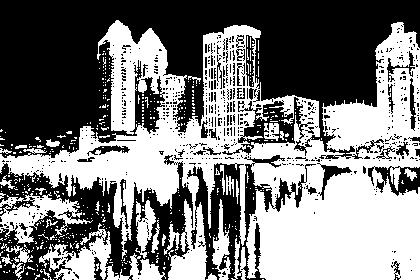
#> input picture hw1/images/exclusion.jpg, 420 x 280 px
$ python crop.py --input ../../hw1/images/exclusion.jpg
#> lines starting #> are read from the running program, lines starting #| are printed output that depends on the picture; after the words box and inside, x2 and y2 are one past the last pixel; in counts of white or black regions, pixels touching at a corner belong together
import cv2
import glob
import random
import imutils
import pathlib
import argparse
import numpy as np
import matplotlib.pyplot as plt
from tqdm import tqdm

if __name__ == '__main__':
    # python3 crop.py --input ../lake/panorama.jpg --output ../lake/panorama_crop.jpg
    # python3 crop.py --input ../mountain/panorama.jpg --output ../mountain/panorama_crop.jpg
    parser = argparse.ArgumentParser(description='Crop panorama to rectangle.')
    parser.add_argument('--input', help='Path to the input image.')
    parser.add_argument('--output', help='Path to the output image.')
    args = parser.parse_args()

    print('Crop panorama')
    panorama = cv2.imread(args.input)
#> panorama is the input picture: shape (280, 420, 3); min 0, max 255, mean 123.9
    panorama_crop = cv2.copyMakeBorder(panorama, 10, 10, 10, 10, cv2.BORDER_CONSTANT, (0, 0, 0))
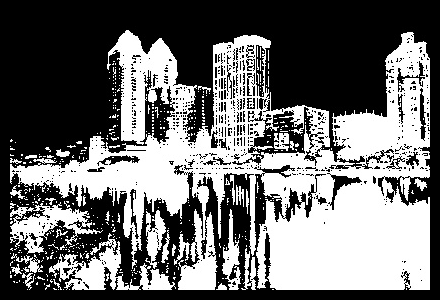
#> panorama_crop: shape (300, 440, 3); min 0, max 255, mean 110.4
    gray = cv2.cvtColor(panorama_crop, cv2.COLOR_BGR2GRAY)
    thresh = cv2.threshold(gray, 0, 255, cv2.THRESH_BINARY)[1]
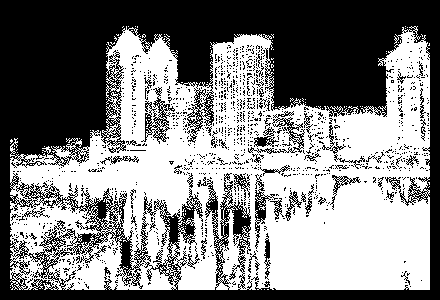
#> thresh: shape (300, 440); 51.6% white; 1126 black regions (1067 under 20 px)

    cnts = cv2.findContours(thresh.copy(), cv2.RETR_EXTERNAL, cv2.CHAIN_APPROX_SIMPLE)
#> cnts = 62 contours, 61 with area under 20; largest, box (x1, y1, x2, y2) and area: (10, 26, 430, 290) 83686
    cnts = imutils.grab_contours(cnts)
    c = max(cnts, key=cv2.contourArea)
#> c = contour of 1806 points, box (x1, y1, x2, y2) (10, 26, 430, 290), area 83686

    mask = np.zeros(thresh.shape, dtype='uint8')
    (x, y, w, h) = cv2.boundingRect(c)
#> x = 10; y = 26; w = 420; h = 264
    cv2.rectangle(mask, (x, y), (x + w, y + h), 255, -1)
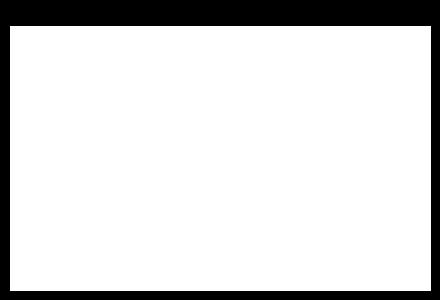
#> mask: shape (300, 440); 84.5% white; 1 black region, box (x1, y1, x2, y2) and area: (0, 0, 440, 300) 20435

    minRect = mask.copy()
    sub = mask.copy()
    while cv2.countNonZero(sub) > 0:
        minRect = cv2.erode(minRect, None)
        sub = cv2.subtract(minRect, thresh)
#> this loop made 133 passes
#> pass 1, `minRect = cv2.erode(minRect, None)`:
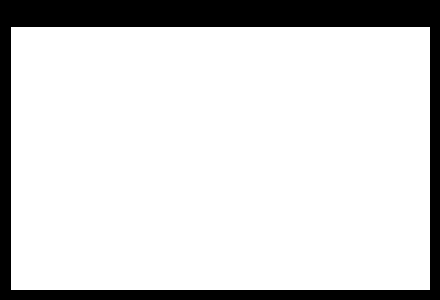
#> minRect: shape (300, 440); 83.5% white; 1 black region, box (x1, y1, x2, y2) and area: (0, 0, 440, 300) 21803
#> pass 1, `sub = cv2.subtract(minRect, thresh)`:
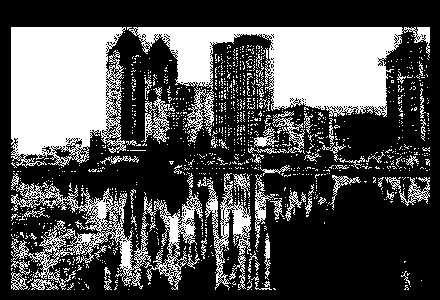
#> sub: shape (300, 440); 31.9% white; 1155 white regions (1086 under 20 px), largest, box (x1, y1, x2, y2) and area: (127, 27, 430, 143) 13969, (11, 27, 126, 168) 12879, (11, 182, 203, 290) 5388
#> pass 2, `minRect = cv2.erode(minRect, None)`:
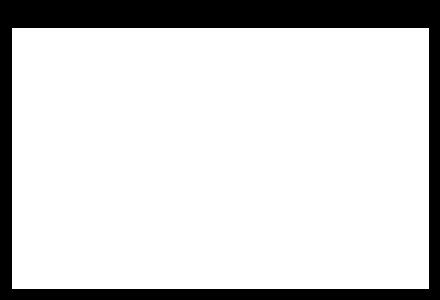
#> minRect: shape (300, 440); 82.5% white; 1 black region, box (x1, y1, x2, y2) and area: (0, 0, 440, 300) 23163
#> pass 2, `sub = cv2.subtract(minRect, thresh)`:
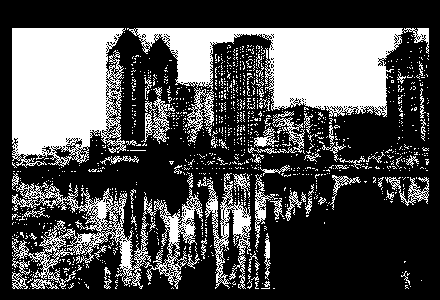
#> sub: shape (300, 440); 31.4% white; 1153 white regions (1086 under 20 px), largest, box (x1, y1, x2, y2) and area: (127, 28, 429, 143) 13651, (12, 28, 126, 168) 12647, (12, 182, 203, 289) 5362
#> after the loop: minRect: shape (300, 440); every value is 0

    cnts = cv2.findContours(minRect.copy(), cv2.RETR_EXTERNAL, cv2.CHAIN_APPROX_SIMPLE)
#> cnts = 0 contours
    cnts = imutils.grab_contours(cnts)
#> cnts = []
#> (the run stopped early here; a loop or call above may not have finished)

$ run again, on hw1/images/level_5.jpg
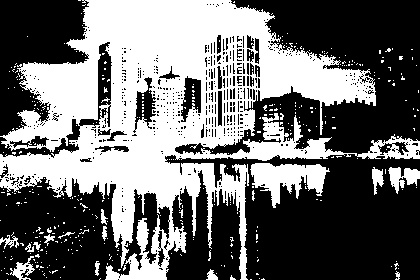
#> input picture hw1/images/level_5.jpg, 420 x 280 px
#> panorama is the input picture: shape (280, 420, 3); min 0, max 255, mean 110
#> `thresh = cv2.threshold(gray, 0, 255, cv2.THRESH_BINARY)[1]`:
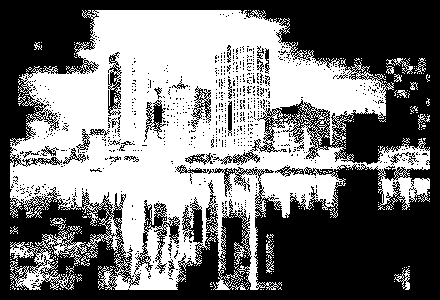
#> thresh: shape (300, 440); 46.9% white; 340 white regions (319 under 20 px)
#> `cnts = cv2.findContours(thresh.copy(), cv2.RETR_EXTERNAL, cv2.CHAIN_AP..`: cnts = 294 contours, 282 with area under 20; largest, box (x1, y1, x2, y2) and area: (10, 10, 430, 290) 67109, (10, 230, 87, 290) 1766, (394, 268, 410, 290) 112, (234, 242, 247, 265) 74, (386, 58, 413, 74) 56
#> c = contour of 4039 points, box (x1, y1, x2, y2) (10, 10, 430, 290), area 67109
#> x = 10; w = 420; h = 280
#> mask: shape (300, 440); 89.6% white; 1 black region, box (x1, y1, x2, y2) and area: (0, 0, 440, 300) 13699
#> the loop `while cv2.countNonZero(sub) > 0:` made 141 passes
#> pass 2, `sub = cv2.subtract(minRect, thresh)`:
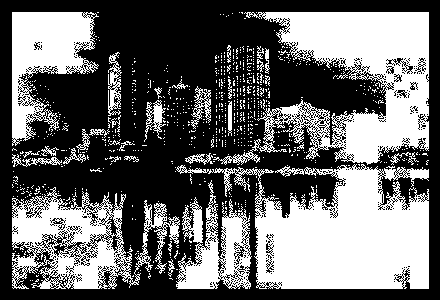
#> sub: shape (300, 440); 41.1% white; 784 white regions (748 under 20 px), largest, box (x1, y1, x2, y2) and area: (176, 164, 429, 289) 17377, (213, 12, 429, 165) 14802, (12, 187, 180, 289) 7824
#> `cnts = cv2.findContours(minRect.copy(), cv2.RETR_EXTERNAL, cv2.CHAIN_A..`: cnts = 0 contours
#> `cnts = imutils.grab_contours(cnts)`: cnts = []
